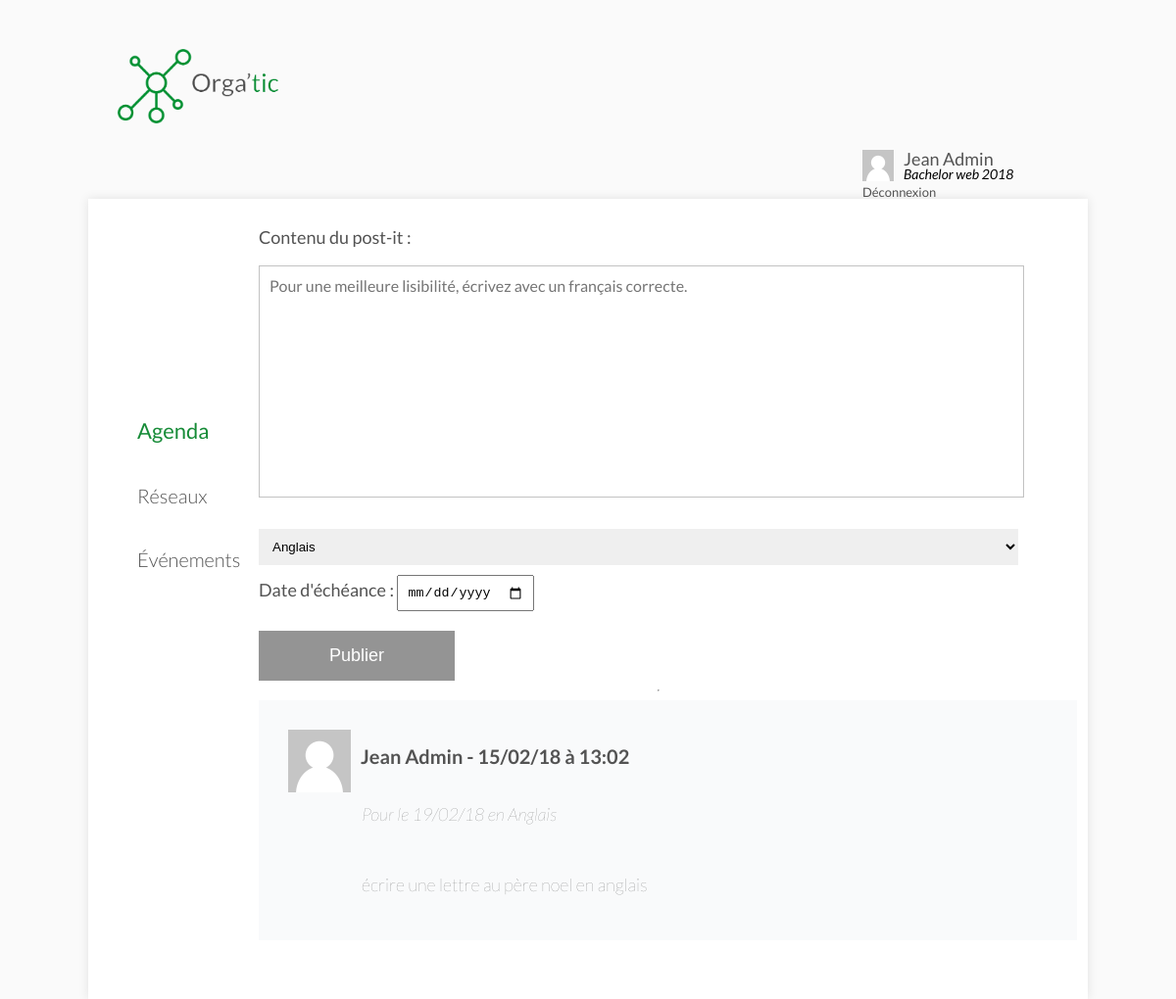
The app's page /agenda.php (signed in), older data.
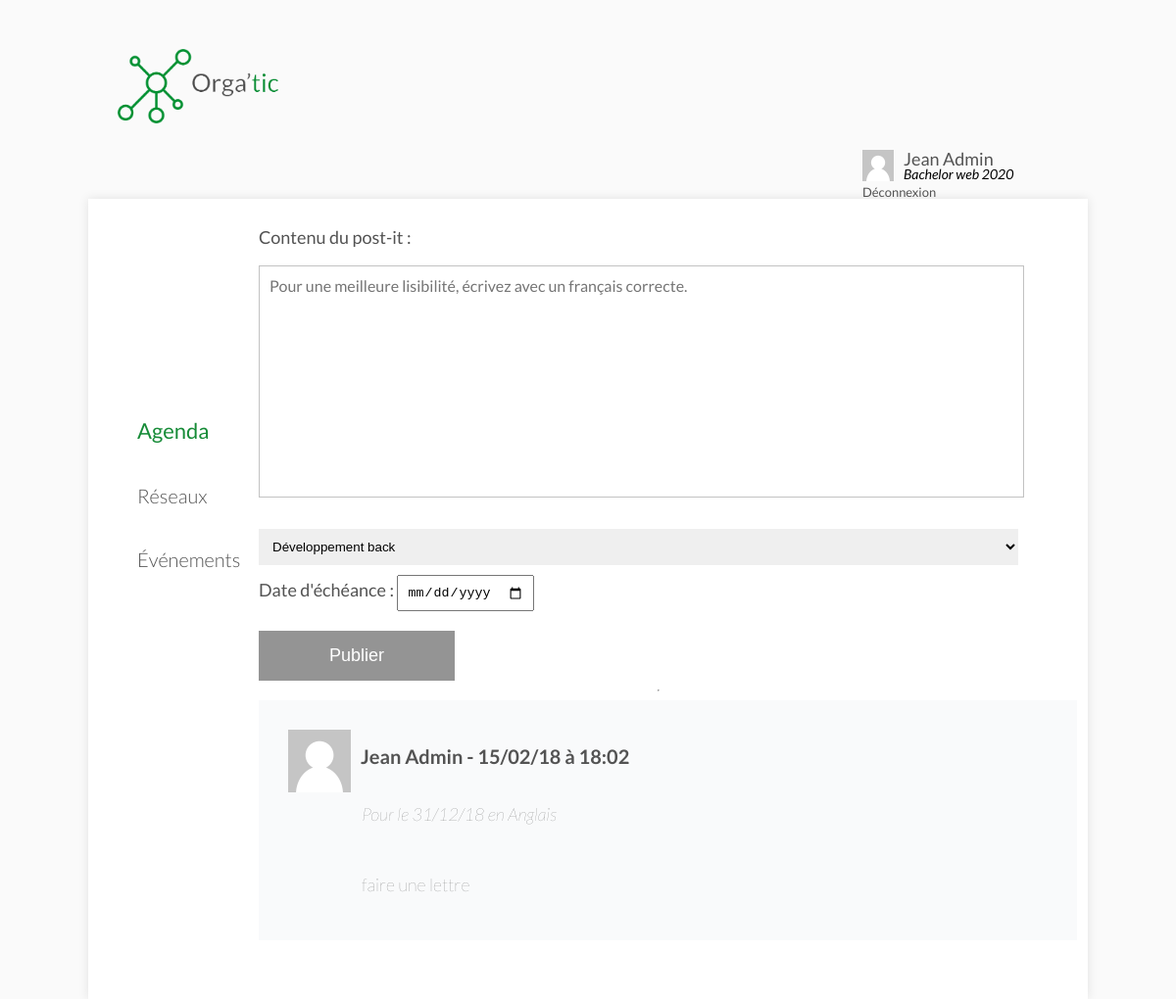
The same page, newer data.
### tables this page shows
CREATE TABLE `posts` (
  `id` int(11) NOT NULL,
  `userID` int(11) NOT NULL,
  `promoID` int(11) NOT NULL,
  `date` datetime NOT NULL,
  `content` text NOT NULL,
  `dateLimite` datetime NOT NULL,
  `courseID` int(11) NOT NULL
);

### models/default/agenda.php (called while the page is built)
<?php
$req = $bdd->prepare('SELECT * FROM posts WHERE promoID = ? ORDER BY id DESC');
$req->execute([$_SESSION['promoID']]);
$messages = $req->fetchAll();
foreach ($messages as $key => $message) {
    $req = $bdd->prepare('SELECT * FROM users WHERE id = ?');
    $req->execute([$message['userID']]);
    $messages[$key]['user'] = $req->fetch()['username'];
    $req = $bdd->prepare('SELECT * FROM courses WHERE id = ?');
    $req->execute([$message['courseID']]);
    $messages[$key]['course'] = $req->fetch()['name'];
}
$req = $bdd->prepare('SELECT courses.id, courses.name FROM courses JOIN promos ON courses.filiereID = promos.filiereID WHERE promos.id = ? ORDER BY courses.id DESC');
$req->execute([$_SESSION['promoID']]);
$courses = $req->fetchAll();

### public/agenda.php (the view, shortened to what this page needs)
<?php
require_once '../app/config/system.php';
$page = 'agenda';
require_once INCLUDES . '/default/header.php';
require_once DIR_MODELS . '/default/agenda.php';
?>
    <section class="container">
        <?php require_once INCLUDES . '/default/sidebar.php'; ?>
        <div class="container-content">
            <form action="<?= WEBROOT; ?>do/post_agenda.php" method="post" class="form-message">
                <label for="message" style="color: #535353;">Contenu du post-it :</label>
                <textarea name="message" id="message" cols="30" rows="5" placeholder="Pour une meilleure lisibilité, écrivez avec un français correcte."></textarea>
                <div>
                    <select name="course" style="width: 95%;border: none;padding: 10px;margin: 10px 0;">
                        <?php
                            foreach ($courses as $course) {
                                echo '<option value="'.$course['id'].'">'.$course['name'].'</option>';
                            }
                        ?>
                    </select>
                </div>
                <div style="margin-bottom:20px;">
                    <label for="date" style="color: #535353;">Date d'échéance :</label>
                    <input type="date" name="date" style="width:auto;padding:8px;">
                </div>
                <button type="submit" class="button" style="width:200px;">Publier</button>
            </form>
            <hr>
            <?php
            foreach ($messages as $message) {
                echo '<div class="RectangleCommentaire" style="padding:30px;">';
                echo '<img src="'.DIR_ASSETS.'/img/avatar.png" width="64" style="float:left;margin-right:10px;" alt="">';
                echo '<h2 class="Name">'.$message['user'].' - '.date('d/m/y à H:m', strtotime($message['date'])).'</h2>';
                echo '<p class="Commentaires1"><i>Pour le '.date('d/m/y', strtotime($message['dateLimite'])).' en '.htmlentities($message['course']).'</i></p>';
                echo '<br>';
                echo '<p class="Commentaires1">'.nl2br(htmlentities($message['content'])).'</p>';
                echo '</div>';
            }
            ?>
        </div>
    </section>
<?php
require_once INCLUDES . '/default/footer.php';
?>

### includes/default/header.php (shortened to what this page needs)
<!DOCTYPE html>
<html>
<head>
    <link rel="stylesheet" href="<?= DIR_ASSETS; ?>/css/reset.css">
    <link rel="stylesheet" href="<?= DIR_ASSETS; ?>/css/style.css">
</head>
<body>
<header class="containerHeader">
    <div class="logoNav">
        <a href="<?= WEBROOT; ?>"><img src="<?= DIR_ASSETS; ?>/img/logo.png" width="164" src="" alt=""></a>
    </div>
    <?php if ($_SESSION['auth']): ?>
    <div class="account" style="width: 200px;">
    <img src="<?= DIR_ASSETS; ?>/img/avatar.png" width="32" alt="" style="float: left;margin-right: 10px;">
    <a href="#"><?= $_SESSION['username']; ?></a>
    <i style="font-size: 14px;display: -webkit-box;"><?= $_SESSION['filiere']['name'] . ' ' . $_SESSION['filiere']['year']; ?></i>
    <a href="logout.php?csrf=<?= $_SESSION['csrf']; ?>" style="font-size:13px;margin-top:5px;">Déconnexion</a>
    </div>
    <?php endif; ?>
</header>

### includes/default/sidebar.php
<div class="ContainerTheme">
    <h1 class="sidebarLi <?= ($page == 'agenda') ? 'active' : ''; ?>"><a href="<?= WEBROOT; ?>agenda.php">Agenda</a></h1>
    <h1 class="sidebarLi <?= ($page == 'reseau') ? 'active' : ''; ?>"><a href="<?= WEBROOT; ?>reseau.php">Réseaux</a></h1>
    <h1 class="sidebarLi <?= ($page == 'events') ? 'active' : ''; ?>"><a href="<?= WEBROOT; ?>events.php">Événements</a></h1>
</div>

### public/assets/css/style.css (style rules this page uses)
body { font-size: 18px; font-family: 'lato'; margin: 0; background: #FAFAFA; }
a { color: #168B37; }
.containerHeader { margin-top: 0; display: flex; justify-content: space-between; width: 80%; margin: auto; padding-top: 50px; }
.account { text-align: center; }
.account a { font-size: 18px; color: #535353; vertical-align: -webkit-baseline-middle; display: -webkit-box; }
.container { width: 80%; margin: auto; box-shadow: 0 0 10px rgba(0, 0, 0, 0.1); padding: 30px; margin-top: 30px; background: #fff; display: flex; justify-content: space-between; }
.button { background-color: #949494; border: none; color: white; padding: 15px 32px; text-align: center; text-decoration: none; display: inline-block; font-size: 18px; margin: auto; width: 100%; outline: none; }
input[type="text"], input[type="email"], input[type="password"], textarea { margin-top: 5px; margin-bottom: 20px; height: 30px; width: 93%; border: none; padding: 10px; border-bottom: 1px solid rgba(0, 0, 0, 0.12); outline: none; }
.ContainerTheme { margin-top: 180px; margin-left: 20px; }
.ContainerTheme a { color: #535353; }
.sidebarLi { font-size:20px; font-weight: 300; margin-bottom: 45px; }
.sidebarLi.active a { font-size: 22px; margin-bottom: 45px; font-weight: 500; color: #168B37; }
.RectangleCommentaire { background-color: #F9FAFB; width: 95%; margin-bottom: 30px; display: inline-block; }
.Name { color: #535353; font-size: 20px; margin-bottom: 40px; margin-left: 60px; }
.Commentaires1 { color: #535353; font-weight: lighter; font-size: 18px; margin-left: 75px; }
.container-content { width: 85%; display: -webkit-inline-box; display: flex; flex-direction: column; }
.form-message { width: 100%; }
form textarea { border: 1px solid #c2c2c2; padding: 10px; margin: 5px 0px 20px; height: 215px; margin-top: 20px; font-family: 'Lato'; font-size: 16px; resize: none; }
@media (max-width: 1530px) { .containerHeader { display: block; } }
@media (max-width: 1530px) { .account { margin-top: 25px; width: fit-content; float: right; } }

Row changes from the older to the newer data that the page shows:
no longer on this page (row unchanged): posts: user "Jean Admin", date "15/02/18 à 13:02", dateLimite "19/02/18", course "Anglais", content "écrire une lettre au père noel en anglais"
added posts: user "Jean Admin", date "15/02/18 à 18:02", dateLimite "31/12/18", course "Anglais", content "faire une lettre"
Text that changed along with them:
$_SESSION['filiere']['year']: "2018" → "2020"
form field course: "Anglais" → "Développement back"
